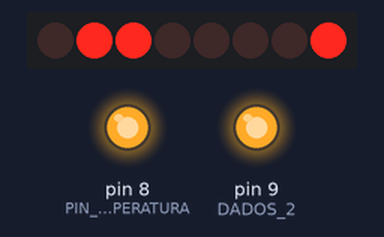
A sketch run on a simulated Arduino Uno, built with avr-gcc and run on an emulated ATmega328P. Shown: 8 shift-register outputs drawn as a row of LEDs (first output left, lit = HIGH), output pins drawn as LEDs (lit = HIGH). Wiring (inferred from the names in the program): shift register (74HC595): data pin 11; shift clock pin 12; latch pin 10. Wiring (inferred from the signals the program sends): row of LEDs: on Q0, Q1, Q2, Q3, Q4, Q5, Q6, Q7. Pins used as bus, display or sensor lines are not drawn.

Above: at 0.2 s.
At 6.7 s:
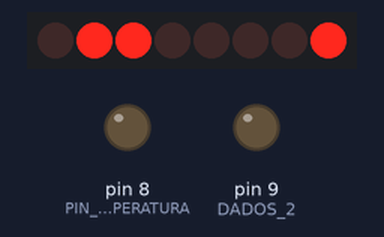
At 12.5 s:
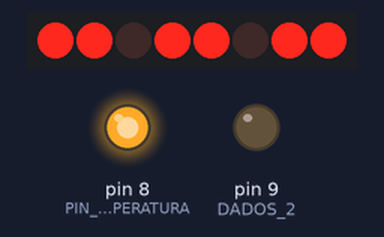
Timing chart, 0 to 19.5 s (numbered marks = the images above):
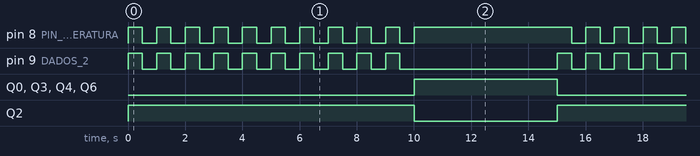

The sketch:

sketch_display_7_segmentos.ino
```cpp
#define CLOCK 12
#define DADOS_1 11
#define LATCH 10
#define DADOS_2 9
#define TEMPO 1000
#define PIN_MODO_TEMPERATURA 8
#define PIN_MODO_HORA 9

#define MODO_TEMPERATURA 0
#define MODO_HORA 1

byte modo_operacao = MODO_HORA;

void setup() {
  Serial.begin(9600);
  pinMode(CLOCK, OUTPUT);
  pinMode(DADOS_1, OUTPUT);
  pinMode(DADOS_2, OUTPUT);
  pinMode(LATCH, OUTPUT);
  pinMode(PIN_MODO_TEMPERATURA, OUTPUT);
  pinMode(PIN_MODO_HORA, OUTPUT);
}

void escrever_caracter(byte caracter){
   digitalWrite(LATCH, LOW);
   shiftOut(DADOS_1, CLOCK, LSBFIRST,  caracter);
   digitalWrite(LATCH, HIGH);
}
void escrever_temperatura(byte *informacao){
  escrever_caracter(0b01100010); //C
  escrever_caracter(0b00111000);  //°
  escrever_caracter(informacao[2]);
  escrever_caracter(informacao[1]);
  escrever_caracter(informacao[0]);
}

void escrever_horario(byte *informacao){
  escrever_caracter(0b11111110); // "blanck"
  escrever_caracter(informacao[3]);
  escrever_caracter(informacao[2]);
  escrever_caracter(informacao[1]);
  escrever_caracter(informacao[0]);
}


byte converter_para_binario(char c){
  if(c == '0'){
    return 0b00000010;
  }else{
    if(c == '1'){
      return 0b10011110;
    }else{
      if(c == '2'){
        return 0b00100100;
      }else{
        if(c == '3'){
          return 0b00001100;
        }else{
          if(c == '4'){
            return 0b10011000;
          }else{
            if(c == '5'){
              return 0b01001000;
            }else{
              if(c == '6'){
                return 0b01000000;
              }else{
                if(c == '7'){
                  return 0b00011110;
                }else{
                  if(c == '8'){
                    return 0b00000000;
                  }else{
                    if(c == 9){
                      return 0b01100010;
                    }
                  }
                }
              }
            }
          }
        }
      }
    }
  }
}

byte index_modo_operacao = 0;
void loop() {

   if(index_modo_operacao == 10){
    index_modo_operacao = 0;

    if(modo_operacao == MODO_HORA){
      modo_operacao = MODO_TEMPERATURA;

    }else{
      if(modo_operacao == MODO_TEMPERATURA){
        modo_operacao = MODO_HORA;
      }
    }
   }

  if(modo_operacao == MODO_TEMPERATURA){

    byte v[] = {converter_para_binario('2'), converter_para_binario('6'), converter_para_binario('9')};

    escrever_temperatura(v);
    digitalWrite(PIN_MODO_TEMPERATURA, HIGH);
  }else{
    if(modo_operacao == MODO_HORA){

      byte v[] = {converter_para_binario('1'), converter_para_binario('4'), converter_para_binario('2'), converter_para_binario('6')};
      escrever_horario(v);

      digitalWrite(PIN_MODO_TEMPERATURA, HIGH);
      digitalWrite(PIN_MODO_HORA, HIGH);
      delay(500);

      digitalWrite(PIN_MODO_TEMPERATURA, LOW);
      digitalWrite(PIN_MODO_HORA, LOW);
    }
  }

  index_modo_operacao += 1;
  delay(500);
}
```

Measured:
- by itself, pin 8 (PIN_MODO_TEMPERATURA): repeats every 15.0 s: 9 × (LOW 0.50 s, HIGH 0.50 s), LOW 0.50 s, HIGH 5.5 s
- by itself, pin 9 (DADOS_2): repeats every 15.0 s: 9 × (LOW 0.50 s, HIGH 0.50 s), LOW 5.5 s, HIGH 0.50 s
- by itself, Q0, Q3, Q4, Q6: alternates HIGH for 5.0 s and LOW for 10.0 s
- by itself, Q2: alternates HIGH for 10.0 s and LOW for 5.0 s
